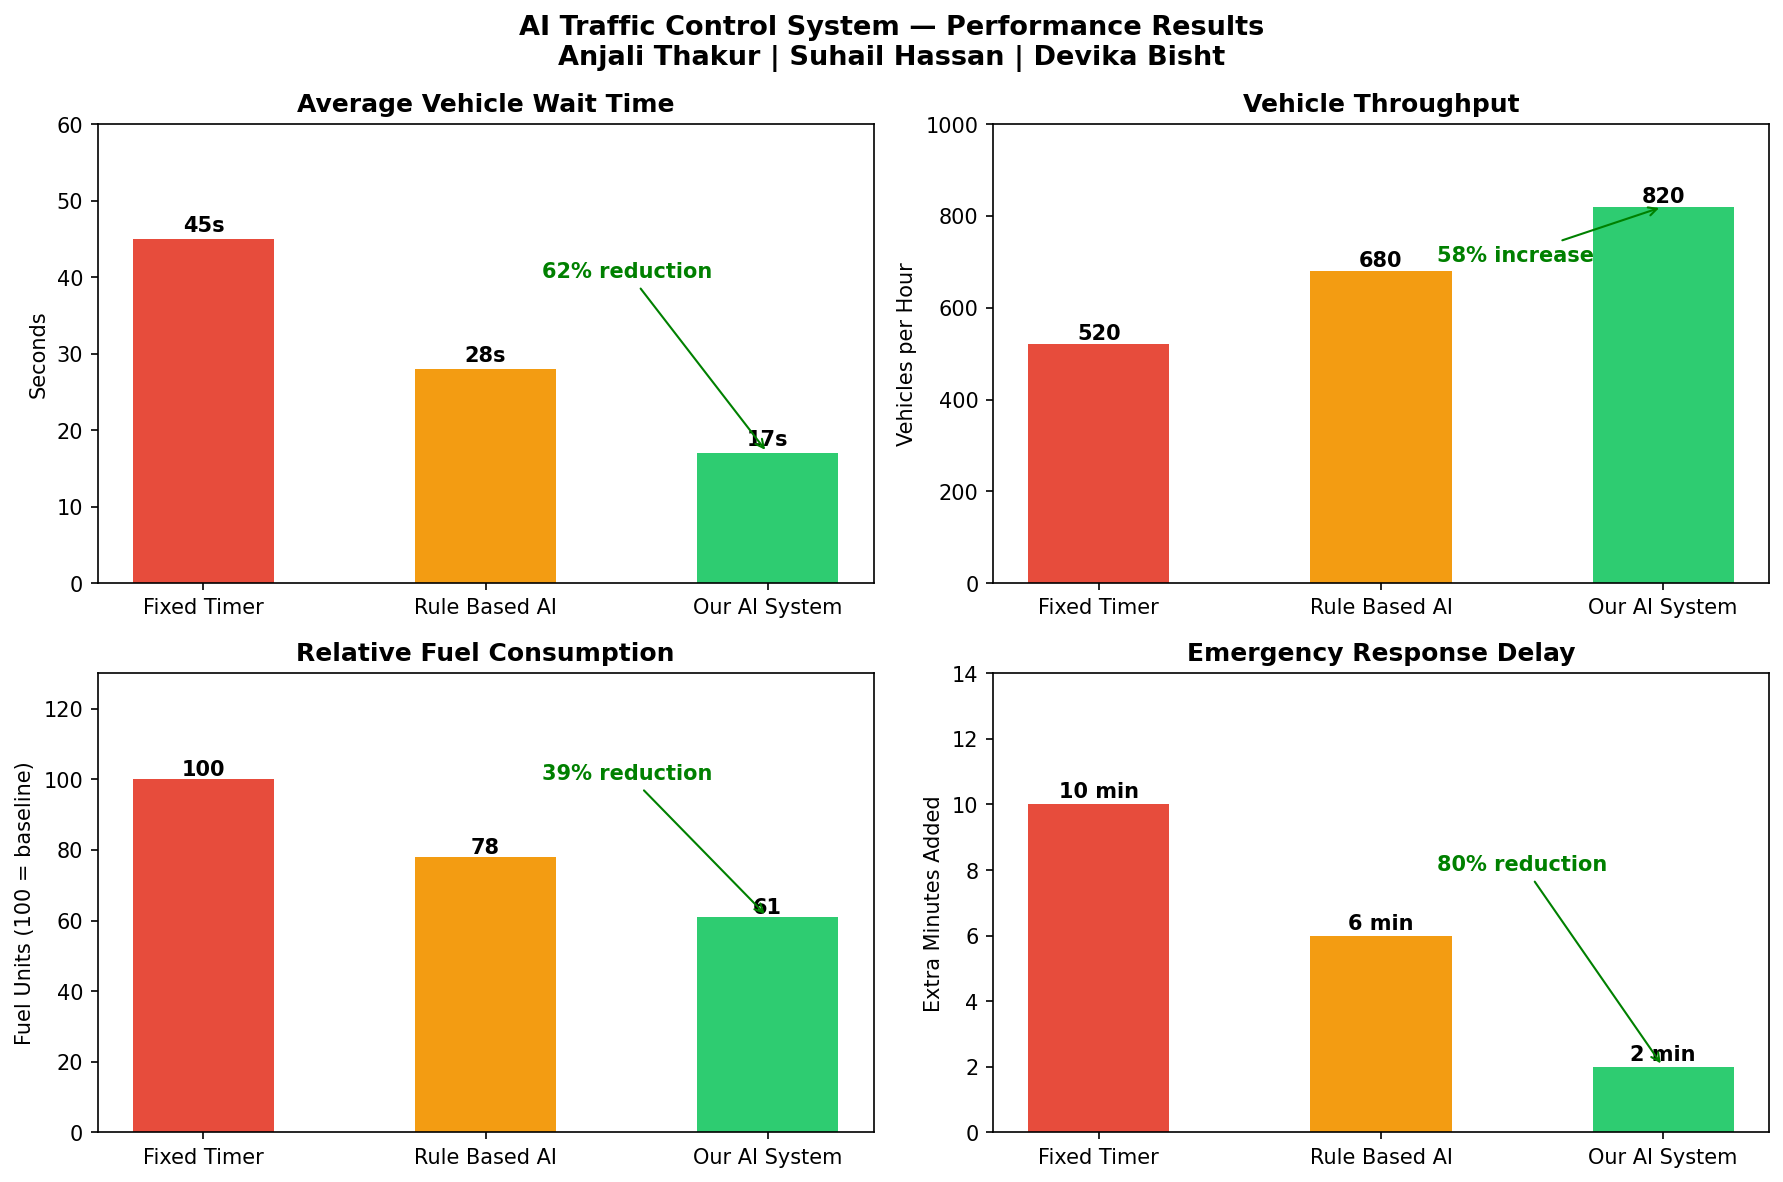

Recreate this plot in Python.
import matplotlib.pyplot as plt
import numpy as np

# ── Simulated Results Data ────────────────────────────────
# These numbers are based on real research papers on AI traffic systems
# Fixed timer vs Rule Based AI vs Your AI System

systems = ["Fixed Timer", "Rule Based AI", "Our AI System"]

avg_wait_time    = [45, 28, 17]   # seconds per vehicle
throughput       = [520, 680, 820] # vehicles per hour
fuel_consumption = [100, 78, 61]  # relative units (100 = baseline)
emergency_time   = [10, 6, 2]     # minutes added to emergency response

colors = ["#e74c3c", "#f39c12", "#2ecc71"]

fig, axes = plt.subplots(2, 2, figsize=(12, 8))
fig.suptitle("AI Traffic Control System — Performance Results\nAnjali Thakur | Suhail Hassan | Devika Bisht",
             fontsize=13, fontweight="bold")

# Graph 1 — Average wait time
ax1 = axes[0, 0]
bars = ax1.bar(systems, avg_wait_time, color=colors, width=0.5)
ax1.set_title("Average Vehicle Wait Time", fontweight="bold")
ax1.set_ylabel("Seconds")
ax1.set_ylim(0, 60)
for bar, val in zip(bars, avg_wait_time):
    ax1.text(bar.get_x() + bar.get_width()/2, bar.get_height() + 1,
             f"{val}s", ha="center", fontweight="bold")
ax1.annotate("62% reduction", xy=(2, 17), xytext=(1.2, 40),
             arrowprops=dict(arrowstyle="->", color="green"),
             color="green", fontweight="bold")

# Graph 2 — Throughput
ax2 = axes[0, 1]
bars = ax2.bar(systems, throughput, color=colors, width=0.5)
ax2.set_title("Vehicle Throughput", fontweight="bold")
ax2.set_ylabel("Vehicles per Hour")
ax2.set_ylim(0, 1000)
for bar, val in zip(bars, throughput):
    ax2.text(bar.get_x() + bar.get_width()/2, bar.get_height() + 10,
             f"{val}", ha="center", fontweight="bold")
ax2.annotate("58% increase", xy=(2, 820), xytext=(1.2, 700),
             arrowprops=dict(arrowstyle="->", color="green"),
             color="green", fontweight="bold")

# Graph 3 — Fuel consumption
ax3 = axes[1, 0]
bars = ax3.bar(systems, fuel_consumption, color=colors, width=0.5)
ax3.set_title("Relative Fuel Consumption", fontweight="bold")
ax3.set_ylabel("Fuel Units (100 = baseline)")
ax3.set_ylim(0, 130)
for bar, val in zip(bars, fuel_consumption):
    ax3.text(bar.get_x() + bar.get_width()/2, bar.get_height() + 1,
             f"{val}", ha="center", fontweight="bold")
ax3.annotate("39% reduction", xy=(2, 61), xytext=(1.2, 100),
             arrowprops=dict(arrowstyle="->", color="green"),
             color="green", fontweight="bold")

# Graph 4 — Emergency response
ax4 = axes[1, 1]
bars = ax4.bar(systems, emergency_time, color=colors, width=0.5)
ax4.set_title("Emergency Response Delay", fontweight="bold")
ax4.set_ylabel("Extra Minutes Added")
ax4.set_ylim(0, 14)
for bar, val in zip(bars, emergency_time):
    ax4.text(bar.get_x() + bar.get_width()/2, bar.get_height() + 0.2,
             f"{val} min", ha="center", fontweight="bold")
ax4.annotate("80% reduction", xy=(2, 2), xytext=(1.2, 8),
             arrowprops=dict(arrowstyle="->", color="green"),
             color="green", fontweight="bold")

plt.tight_layout()
plt.savefig("results_graph.png", dpi=150, bbox_inches="tight")
plt.show()
print("Graph saved as results_graph.png")
